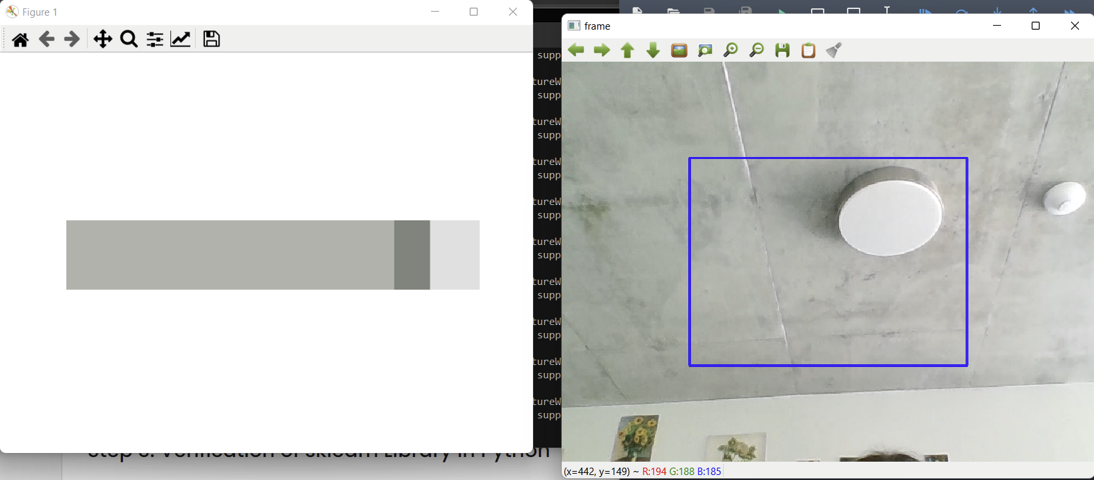
#> input picture Kmeans.png, 1094 x 480 px, given in place of the camera
$ python testing.py
#> lines starting #> are read from the running program, lines starting #| are printed output that depends on the picture; after the words box and inside, x2 and y2 are one past the last pixel; in counts of white or black regions, pixels touching at a corner belong together
#cant open camera and tkinter at the same time for debugging
#need threading module
'''
#countdown timer
import time

def countdown(n):
    while n > 0:
        print(n)
        time.sleep(1)
        n -= 1
    print("Countdown complete!")

countdown(10)
'''
'''

from tkinter import *
import cv2
import tkinter as tk
import numpy as np
import time
import threading

ui = Tk()
ui.state('normal')
canvas = tk.Canvas()
canvas.pack(fill = 'both', expand = True)


def video_stream():
  video = cv2.VideoCapture(0)
  a = 0
  while True:
    a+= 1
    check, frame = video.read()
    cv2.imshow('Video', frame)
    key = cv2.waitKey(1)
    if key == 27:
        break
  video.release()
  cv2.destroyAllWindows

th= threading.Thread(target=video_stream) #initialise the thread
th.setDaemon(True)
th.start() #start the thread

ui.mainloop() #Run your UI
'''

'''
import cv2
import numpy as np
import tkinter as tk
import time

# Set up tkinter window
root = tk.Tk()
root.geometry("200x100")

# Create a label for displaying time
label = tk.Label(root, text="", font=("Arial", 30))
label.pack()

# Define blue color range
lower_blue = np.array([100, 50, 50])
upper_blue = np.array([130, 255, 255])

# Set up video capture
cap = cv2.VideoCapture(0)

# Start timer function
def start_timer():
    global start_time
    start_time = time.time()

# Check for blue color and start timer
while True:
    ret, frame = cap.read()

    # Convert frame to HSV color space
    hsv = cv2.cvtColor(frame, cv2.COLOR_BGR2HSV)

    # Create a mask for blue color range
    mask = cv2.inRange(hsv, lower_blue, upper_blue)

    # Find contours in the mask
    contours, _ = cv2.findContours(mask, cv2.RETR_TREE, cv2.CHAIN_APPROX_SIMPLE)

    # Check if blue color is detected
    if len(contours) > 0:
        # Start the timer
            # Display video frame in a window
        cv2.imshow("Video Frame", frame)
        start_timer()
        break


    # Check for key press
    if cv2.waitKey(1) & 0xFF == ord('q'):
        break

# Destroy OpenCV windows and release video capture
cv2.destroyAllWindows()
cap.release()

# Update label with elapsed time
def update_label():
    elapsed_time = time.time() - start_time
    label.config(text=str(round(elapsed_time, 2)))
    root.after(10, update_label)

update_label()

# Start tkinter event loop
root.mainloop()
'''

import cv2 as cv
import numpy as np

cap = cv.VideoCapture(0)
width = cap.get(3)
height = cap.get(4)

while(1):
    # Take each frame
    _, frame = cap.read()
#> frame is the input picture: shape (480, 1094, 3); mean B, G, R 206.3, 208.5, 207.5


    # Convert BGR to HSV
    hsv = cv.cvtColor(frame, cv.COLOR_BGR2HSV)
#> hsv: shape (480, 1094, 3); mean H, S, V 22.4, 7.9, 209.9
    # define range of blue color in HSV

    lower_hsv = np.array([36, 50, 70])
    upper_hsv= np.array([89, 255, 255])
    # Threshold the HSV image
    mask = cv.inRange(hsv, lower_hsv, upper_hsv)
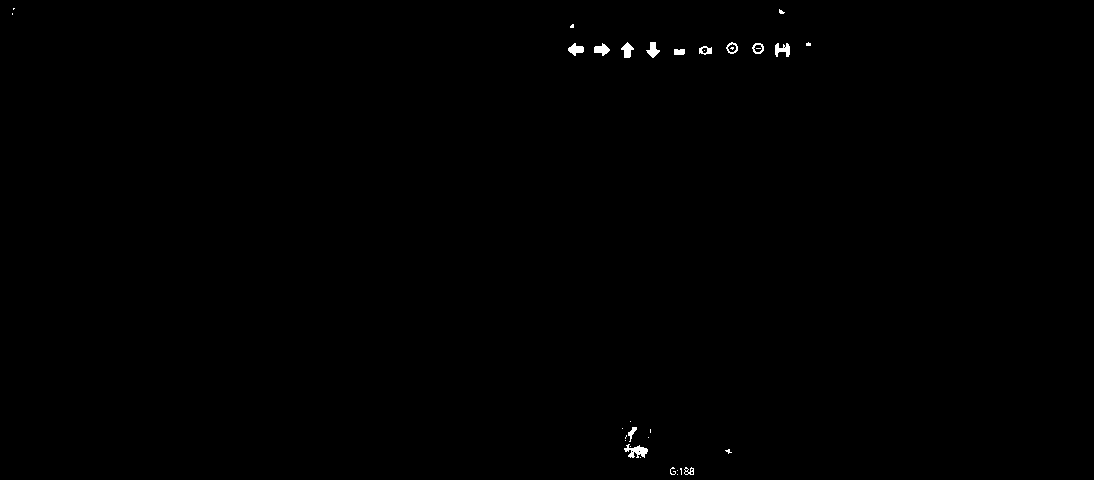
#> mask: shape (480, 1094); 0.24% white; 33 white regions (20 under 20 px)

    _,thresh = cv.threshold(mask,127,255,0)
    contours, hierarchy = cv.findContours(thresh, cv.RETR_TREE, cv.CHAIN_APPROX_SIMPLE)
#> contours = 43 contours, 28 with area under 20; largest, box (x1, y1, x2, y2) and area: (624, 444, 648, 458) 140, (568, 43, 584, 56) 100, (775, 43, 790, 57) 99, (594, 43, 610, 56) 99, (646, 42, 660, 58) 96

    if len(contours):
        cont = max(contours, key=cv.contourArea)
#> cont = contour of 64 points, box (x1, y1, x2, y2) (624, 444, 648, 458), area 140
        x,y,w,h = cv.boundingRect(cont)
#> x = 624; y = 444; w = 24; h = 14
        cv.rectangle(frame,(x,y),(x+w,y+h),(255,0,0),2)
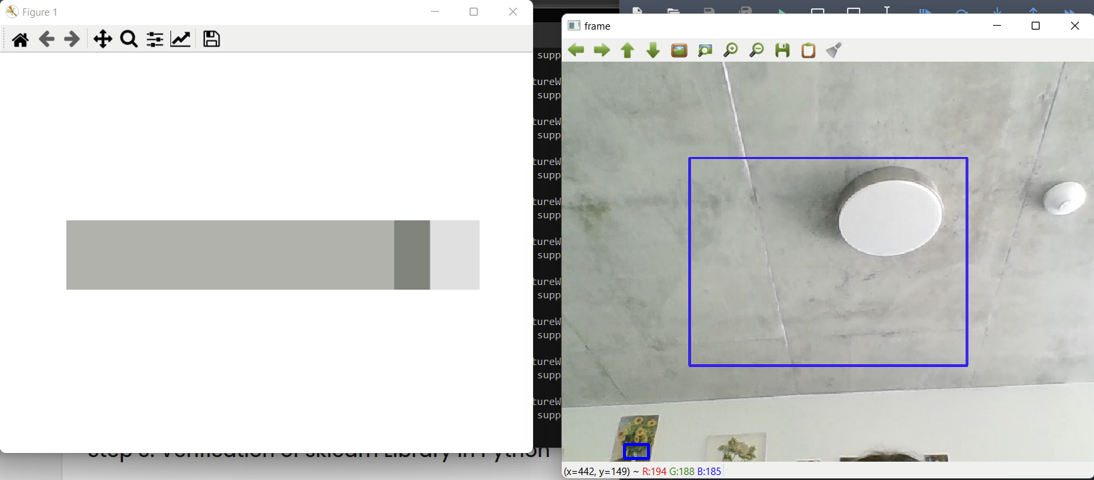
#> frame: shape (480, 1094, 3); 0.04% of pixels changed, all inside (x1, y1, x2, y2) = (623, 443, 650, 460)

    cv.imshow('frame',frame)

    k = cv.waitKey(5) & 0xFF
#> (key q is pressed here)
    if k == 27:
        break

cv.destroyAllWindows()
